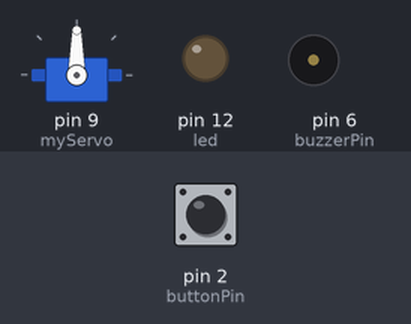
The sketch below on a simulated Arduino Uno, built with avr-gcc and run on an emulated ATmega328P. Parts: servo, output pins drawn as LEDs (lit = HIGH), buzzer (waves = sounding). Inputs (shaded band) come from the test bench; at power-on: pin 2 (buttonPin) LOW.

Above: at 1.2 s.
1.3 s: pin 2 (buttonPin) pulled HIGH for 0.15 s
At 1.9 s:
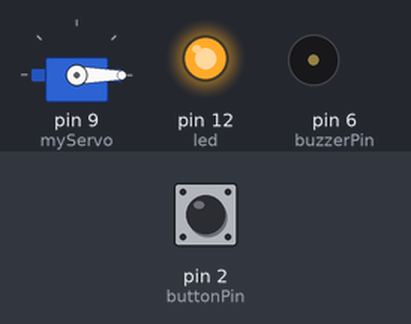
At 10.1 s:
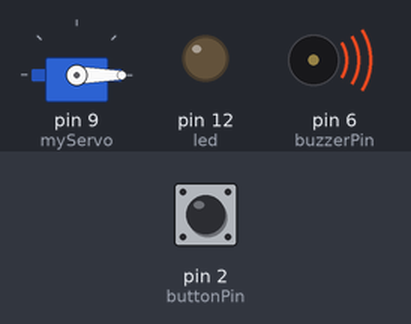
Timing chart, 0 to 10.3 s (numbered marks = the images above; inputs shaded):
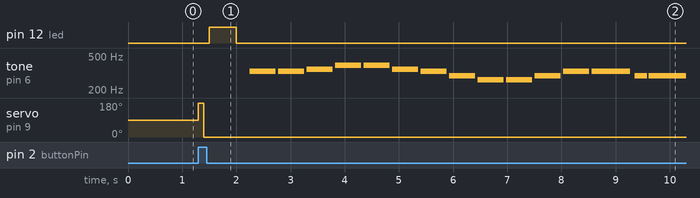

Measured:
- after the input at 1.3 s, pin 12 (led): LOW → HIGH after 0.20 s, → LOW 0.50 s later; tone on pin 6 (buzzerPin): plays 330 Hz for 0.47 s, 330 Hz for 0.47 s, 349 Hz for 0.47 s, 392 Hz for 0.47 s, 392 Hz for 0.47 s, 349 Hz for 0.47 s … (15 notes in this stretch), starting after 0.95 s; servo on pin 9 (myServo): 90° → 180° at once, → 0° 0.10 s later

The sketch:

1servo.ino
```cpp
#include <Servo.h>
#define NOTE_B0  31
#define NOTE_C1  33
#define NOTE_CS1 35
#define NOTE_D1  37
#define NOTE_DS1 39
#define NOTE_E1  41
#define NOTE_F1  44
#define NOTE_FS1 46
#define NOTE_G1  49
#define NOTE_GS1 52
#define NOTE_A1  55
#define NOTE_AS1 58
#define NOTE_B1  62
#define NOTE_C2  65
#define NOTE_CS2 69
#define NOTE_D2  73
#define NOTE_DS2 78
#define NOTE_E2  82
#define NOTE_F2  87
#define NOTE_FS2 93
#define NOTE_G2  98
#define NOTE_GS2 104
#define NOTE_A2  110
#define NOTE_AS2 117
#define NOTE_B2  123
#define NOTE_C3  131
#define NOTE_CS3 139
#define NOTE_D3  147
#define NOTE_DS3 156
#define NOTE_E3  165
#define NOTE_F3  175
#define NOTE_FS3 185
#define NOTE_G3  196
#define NOTE_GS3 208
#define NOTE_A3  220
#define NOTE_AS3 233
#define NOTE_B3  247
#define NOTE_C4  262
#define NOTE_CS4 277
#define NOTE_D4  294
#define NOTE_DS4 311
#define NOTE_E4  330
#define NOTE_F4  349
#define NOTE_FS4 370
#define NOTE_G4  392
#define NOTE_GS4 415
#define NOTE_A4  440
#define NOTE_AS4 466
#define NOTE_B4  494
#define NOTE_C5  523
#define NOTE_CS5 554
#define NOTE_D5  587
#define NOTE_DS5 622
#define NOTE_E5  659
#define NOTE_F5  698
#define NOTE_FS5 740
#define NOTE_G5  784
#define NOTE_GS5 831
#define NOTE_A5  880
#define NOTE_AS5 932
#define NOTE_B5  988
#define NOTE_C6  1047
#define NOTE_CS6 1109
#define NOTE_D6  1175
#define NOTE_DS6 1245
#define NOTE_E6  1319
#define NOTE_F6  1397
#define NOTE_FS6 1480
#define NOTE_G6  1568
#define NOTE_GS6 1661
#define NOTE_A6  1760
#define NOTE_AS6 1865
#define NOTE_B6  1976
#define NOTE_C7  2093
#define NOTE_CS7 2217
#define NOTE_D7  2349
#define NOTE_DS7 2489
#define NOTE_E7  2637
#define NOTE_F7  2794
#define NOTE_FS7 2960
#define NOTE_G7  3136
#define NOTE_GS7 3322
#define NOTE_A7  3520
#define NOTE_AS7 3729
#define NOTE_B7  3951
#define NOTE_C8  4186
#define NOTE_CS8 4435
#define NOTE_D8  4699
#define NOTE_DS8 4978
Servo myServo;
const int buttonPin = 2;
static int led = 12;
const int buzzerPin = 6;
int buttonState = 0;
int tempo=114;
int melody[] = {


  NOTE_E4,4,  NOTE_E4,4,  NOTE_F4,4,  NOTE_G4,4,//1
  NOTE_G4,4,  NOTE_F4,4,  NOTE_E4,4,  NOTE_D4,4,
  NOTE_C4,4,  NOTE_C4,4,  NOTE_D4,4,  NOTE_E4,4,
  NOTE_E4,-4, NOTE_D4,8,  NOTE_D4,2,

  NOTE_E4,4,  NOTE_E4,4,  NOTE_F4,4,  NOTE_G4,4,//4
  NOTE_G4,4,  NOTE_F4,4,  NOTE_E4,4,  NOTE_D4,4,
  NOTE_C4,4,  NOTE_C4,4,  NOTE_D4,4,  NOTE_E4,4,
  NOTE_D4,-4,  NOTE_C4,8,  NOTE_C4,2,

  NOTE_D4,4,  NOTE_D4,4,  NOTE_E4,4,  NOTE_C4,4,//8
  NOTE_D4,4,  NOTE_E4,8,  NOTE_F4,8,  NOTE_E4,4, NOTE_C4,4,
  NOTE_D4,4,  NOTE_E4,8,  NOTE_F4,8,  NOTE_E4,4, NOTE_D4,4,
  NOTE_C4,4,  NOTE_D4,4,  NOTE_G3,2,

  NOTE_E4,4,  NOTE_E4,4,  NOTE_F4,4,  NOTE_G4,4,//12
  NOTE_G4,4,  NOTE_F4,4,  NOTE_E4,4,  NOTE_D4,4,
  NOTE_C4,4,  NOTE_C4,4,  NOTE_D4,4,  NOTE_E4,4,
  NOTE_D4,-4,  NOTE_C4,8,  NOTE_C4,2

};
int notes=sizeof(melody)/sizeof(melody[0])/2;

// this calculates the duration of a whole note in ms (60s/tempo)*4 beats
int wholenote = (60000 * 4) / tempo;

int divider = 0, noteDuration = 0;

void setup() {
  // put your setup code here, to run once:
  myServo.attach(9);
    pinMode(buttonPin, INPUT);
    pinMode(led, OUTPUT);
}

void loop() {
    buttonState = digitalRead(buttonPin);
  // put your main code here, to run repeatedly:
   if (buttonState == HIGH) {
   myServo.write(180);
  delay(100);
  myServo.write(0);
  delay(100);
    digitalWrite(led, HIGH);   // turn the LED on (HIGH is the voltage level)
  delay(500);                       // wait for a second
  digitalWrite(led, LOW);    // turn the LED off by making the voltage LOW
  delay(250);
    playSong();

    } else {
    }
}
void playSong() {


  // iterate over the notes of the melody.
  // Remember, the array is twice the number of notes (notes + durations)
  for (int thisNote = 0; thisNote < notes * 2; thisNote = thisNote + 2) {

    // calculates the duration of each note
    divider = melody[thisNote + 1];
    if (divider > 0) {
      // regular note, just proceed
      noteDuration = (wholenote) / divider;
    } else if (divider < 0) {
      // dotted notes are represented with negative durations!!
      noteDuration = (wholenote) / abs(divider);
      noteDuration *= 1.5; // increases the duration in half for dotted notes
    }

    // we only play the note for 90% of the duration, leaving 10% as a pause
    tone(buzzerPin, melody[thisNote], noteDuration*0.9);

    // Wait for the specief duration before playing the next note.
    delay(noteDuration);

    // stop the waveform generation before the next note.
    noTone(buzzerPin);
  }

}
```
